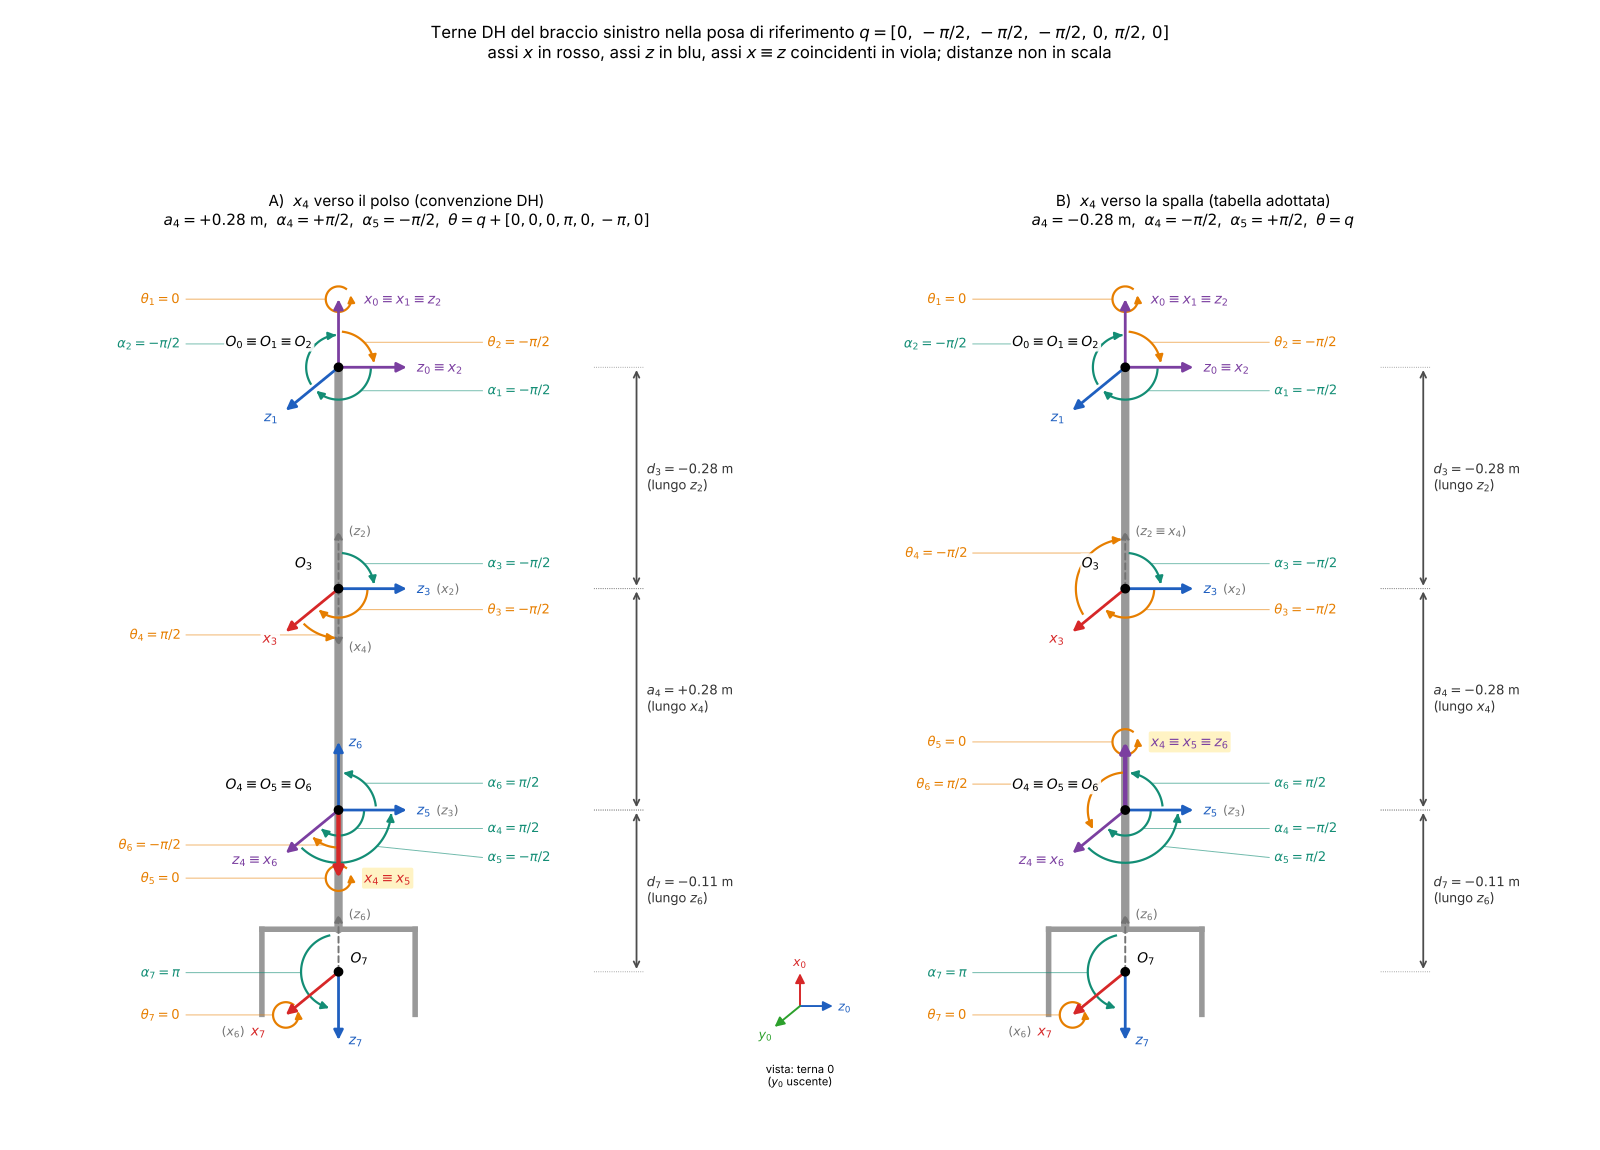

Generate this figure with Python:
"""
Schema delle terne DH del braccio sinistro di Reachy 2 (Homework 1).

Disegna, nella posa di riferimento della Figura 3, le origini O_i e gli assi
x_i e z_i (y_i = z_i x x_i si ricava) per due tabelle DH equivalenti:

  A) x4 verso il polso  (convenzione DH "dal giunto i al giunto i+1")
     a4 = +0.28, alpha4 = +pi/2, alpha5 = -pi/2, theta = q + [0,0,0,pi,0,-pi,0]
  B) x4 verso la spalla (tabella adottata, coerente con il testo)
     a4 = -0.28, alpha4 = -pi/2, alpha5 = +pi/2, theta = q

Le direzioni degli assi NON sono disegnate a mano: sono calcolate con la catena
A_0_1 * ... * A_6_7 a partire dalla tabella DH, quindi lo schema e' esatto.
Le direzioni sono espresse nella terna 0 e disegnate in proiezione obliqua:
    x0 verso l'alto, z0 verso destra, y0 uscente dal foglio (diagonale).
Assi coincidenti sono uniti in un'unica freccia (es. "x0 = x1 = z2").
Le distanze tra le origini non sono in scala (le quote sono riportate a lato).

Sono disegnati anche gli angoli DH con frecce curve:
  theta_i (arancio): attorno a z_{i-1}, da x_{i-1} a x_i, in O'_i = O_{i-1} + d_i z_{i-1}
  alpha_i (verde):   attorno a x_i,     da z_{i-1} a z_i, in O_i
Gli archi seguono il verso reale della rotazione; un angolo nullo e' indicato con
un anello sulla punta dei due assi coincidenti. Gli assi di un'altra terna che
servono per un angolo sono riportati tratteggiati in grigio, tra parentesi.

Uso:  python3 schema_terne_dh.py      (richiede numpy e matplotlib)
Output: schema_terne_dh.png e schema_terne_dh.pdf nella cartella corrente.
"""

import numpy as np
import matplotlib.pyplot as plt
from matplotlib.patches import FancyArrowPatch

PI = np.pi

# --------------------------------------------------------------------------
# Dati
# --------------------------------------------------------------------------
Q_REF = np.array([0, -PI/2, -PI/2, -PI/2, 0, PI/2, 0])   # posa di riferimento (q_DH del testo)

# Tabelle DH: righe (a_i, d_i, alpha_i); theta_i = q_i + offset_i
SCHEMI = [
    dict(
        titolo=r"A)  $x_4$ verso il polso (convenzione DH)",
        sottotitolo=r"$a_4=+0.28$ m,  $\alpha_4=+\pi/2$,  $\alpha_5=-\pi/2$,  "
                    r"$\theta = q + [0,0,0,\pi,0,-\pi,0]$",
        tab=[(0, 0, -PI/2), (0, 0, -PI/2), (0, -0.28, -PI/2), (0.28, 0, PI/2),
             (0, 0, -PI/2), (0, 0, PI/2), (0, -0.11, PI)],
        offset=np.array([0, 0, 0, PI, 0, -PI, 0]),
    ),
    dict(
        titolo=r"B)  $x_4$ verso la spalla (tabella adottata)",
        sottotitolo=r"$a_4=-0.28$ m,  $\alpha_4=-\pi/2$,  $\alpha_5=+\pi/2$,  "
                    r"$\theta = q$",
        tab=[(0, 0, -PI/2), (0, 0, -PI/2), (0, -0.28, -PI/2), (-0.28, 0, -PI/2),
             (0, 0, PI/2), (0, 0, PI/2), (0, -0.11, PI)],
        offset=np.zeros(7),
    ),
]

# --------------------------------------------------------------------------
# Cinematica (terne espresse nella terna 0)
# --------------------------------------------------------------------------
def dh(a, d, theta, alpha):
    ct, st, ca, sa = np.cos(theta), np.sin(theta), np.cos(alpha), np.sin(alpha)
    return np.array([[ct, -st*ca,  st*sa, a*ct],
                     [st,  ct*ca, -ct*sa, a*st],
                     [0,   sa,     ca,    d   ],
                     [0,   0,      0,     1   ]])


def terne(tab, theta):
    T = np.eye(4)
    out = [T.copy()]                      # terna 0
    for (a, d, alpha), th in zip(tab, theta):
        T = T @ dh(a, d, th, alpha)
        out.append(T.copy())
    return out                            # terne 0..7


# --------------------------------------------------------------------------
# Proiezione obliqua: terna 0 -> piano del disegno
#   x0 -> su, z0 -> destra, y0 (uscente) -> diagonale in basso a sinistra
# --------------------------------------------------------------------------
P_X0 = np.array([0.0, 1.0])
P_Y0 = np.array([-0.55, -0.45])
P_Z0 = np.array([1.0, 0.0])


def proietta(v):
    return v[0] * P_X0 + v[1] * P_Y0 + v[2] * P_Z0


# Posizioni delle origini nel disegno (schematiche, non in scala)
Y_SPALLA, Y_GOMITO, Y_POLSO, Y_EE = 0.0, -2.6, -5.2, -7.1

def pos_disegno(p0):
    """Origine nel disegno a partire dalla quota lungo -x0 (in metri)."""
    s = -p0[0]                                     # distanza dalla spalla lungo il braccio
    if s < 1e-6:
        return np.array([0.0, Y_SPALLA])
    if s < 0.28 + 1e-6:
        return np.array([0.0, Y_GOMITO])
    if s < 0.56 + 1e-6:
        return np.array([0.0, Y_POLSO])
    return np.array([0.0, Y_EE])


# --------------------------------------------------------------------------
# Disegno
# --------------------------------------------------------------------------
L = 0.8                      # lunghezza frecce nel disegno
COL = {"x": "#d62728", "z": "#1f5fbf", "mix": "#7b3fa0"}


def freccia(ax, p, v, col, lw=2.0):
    ax.add_patch(FancyArrowPatch(p, p + v, arrowstyle="-|>", mutation_scale=14,
                                 color=col, lw=lw, zorder=4, shrinkA=0, shrinkB=0))


# --------------------------------------------------------------------------
# Angoli theta_i e alpha_i
#   theta_i: attorno a z_{i-1}, da x_{i-1} a x_i, disegnato in O'_i = O_{i-1} + d_i z_{i-1}
#   alpha_i: attorno a x_i,     da z_{i-1} a z_i, disegnato in O_i
# Gli archi sono calcolati in 3D (formula di Rodrigues) e proiettati, quindi
# mostrano il verso reale della rotazione. Un asse di un'altra terna necessario
# per un angolo e' riportato tratteggiato in grigio ("asse fantasma").
# --------------------------------------------------------------------------
COL_TH, COL_AL, COL_GH = "#e67e00", "#138d75", "0.45"

# raggio di ogni arco (diverso per archi che condividono gli stessi assi)
RAGGI = {
    ("a", 1): 0.38, ("t", 2): 0.42, ("a", 2): 0.38,
    ("t", 3): 0.34, ("a", 3): 0.42, ("t", 4): 0.58,
    ("a", 4): 0.30, ("a", 5): 0.62, ("t", 6): 0.44, ("a", 6): 0.44,
    ("a", 7): 0.44,
}
X_COL_DX, X_COL_SX, GAP_ETICH = 1.75, -1.85, 0.34    # colonne delle etichette degli angoli


def rodrigues(k, phi, v):
    k = k / np.linalg.norm(k)
    return v * np.cos(phi) + np.cross(k, v) * np.sin(phi) + k * np.dot(k, v) * (1 - np.cos(phi))


def fmt_ang(phi):
    m = ((int(round(phi / (PI / 2))) + 2) % 4) - 2
    return {0: "0", 1: r"\pi/2", -1: r"-\pi/2", -2: r"\pi"}[m]


def dir2d(v):
    u = proietta(v)
    return u / np.linalg.norm(u)


def arco(ax, p, v_start, k, phi, r, col):
    """Arco orientato da v_start ruotando di phi attorno a k; ritorna il punto medio."""
    ts = np.linspace(0.08, 0.92, 60)
    pts = np.array([p + r * dir2d(rodrigues(k, t * phi, v_start)) for t in ts])
    ax.plot(pts[:-3, 0], pts[:-3, 1], color=col, lw=1.6, zorder=3)
    ax.add_patch(FancyArrowPatch(pts[-5], pts[-1], arrowstyle="-|>", mutation_scale=11,
                                 color=col, lw=1.6, zorder=3, shrinkA=0, shrinkB=0))
    return pts[len(pts) // 2]


def anello(ax, tip, col):
    """Freccia ad anello attorno alla punta di due assi coincidenti (angolo nullo)."""
    r = 0.15
    a = np.linspace(0.3 * PI, 2.1 * PI, 50)
    pts = tip + r * np.c_[np.cos(a), np.sin(a)]
    ax.plot(pts[:-3, 0], pts[:-3, 1], color=col, lw=1.6, zorder=3)
    ax.add_patch(FancyArrowPatch(pts[-5], pts[-1], arrowstyle="-|>", mutation_scale=10,
                                 color=col, lw=1.6, zorder=3, shrinkA=0, shrinkB=0))
    return tip + np.array([-r, 0.0])                # punto di attacco della linea guida (a sinistra)


def piazza_etichette(ax, etichette):
    """Etichette in due colonne ai lati del braccio, distanziate, con linea guida verso l'arco."""
    for lato, x_col, ha in ((1, X_COL_DX, "left"), (-1, X_COL_SX, "right")):
        gruppo = sorted([e for e in etichette if e["lato"] == lato], key=lambda e: -e["pt"][1])
        y_prec = np.inf
        for e in gruppo:
            y = min(e["pt"][1], y_prec - GAP_ETICH)
            y_prec = y
            ax.plot([e["pt"][0], x_col - 0.06 * lato], [e["pt"][1], y], color=e["col"],
                    lw=0.7, alpha=0.6, zorder=2)
            ax.text(x_col, y, e["testo"], color=e["col"], fontsize=9.5, ha=ha, va="center", zorder=6)


def disegna_angoli(ax, T_list, theta, alpha, gruppi, presenti):
    asse = lambda i, k: T_list[i][:3, 0 if k == "x" else 2]
    chiave = lambda P: next(k for k in gruppi if np.linalg.norm(np.array(k) - P) < 1e-6)

    angoli = []                                     # (tipo, i, punto 3D, asse rot., asse partenza, asse arrivo)
    for i in range(1, 8):
        d_i = T_list[i - 1][:3, 2] @ (T_list[i][:3, 3] - T_list[i - 1][:3, 3])
        O_p = T_list[i - 1][:3, 3] + d_i * T_list[i - 1][:3, 2]     # O'_i
        angoli.append(("t", i, O_p, (i - 1, "z"), (i - 1, "x"), (i, "x")))
        angoli.append(("a", i, T_list[i][:3, 3], (i, "x"), (i - 1, "z"), (i, "z")))

    fantasmi = {}                                   # key -> [direzione, etichette]
    for tipo, i, P, k_rot, k_da, k_a in angoli:
        key = chiave(P)
        for (j, kk) in (k_rot, k_da, k_a):
            if j in gruppi[key]:
                continue
            v = asse(j, kk)
            nome = f"{kk}_{j}"
            esistente = next((a for a in presenti[key] if a["v"] @ v > 1 - 1e-6), None)
            if esistente is not None:
                if nome not in esistente["extra"]:
                    esistente["extra"].append(nome)
                continue
            lista = fantasmi.setdefault(key, [])
            g = next((g for g in lista if g[0] @ v > 1 - 1e-6), None)
            if g is None:
                lista.append([v, [nome]])
            elif nome not in g[1]:
                g[1].append(nome)

    # assi fantasma che coincidono con assi disegnati: etichetta grigia accanto a quella dell'asse
    for key, lista in presenti.items():
        for a in lista:
            if a["extra"]:
                destra = a["ha"] == "left"
                ax.annotate("$(" + r" \equiv ".join(a["extra"]) + ")$", xy=(1 if destra else 0, 0.5),
                            xycoords=a["artist"], xytext=(4 if destra else -4, 0),
                            textcoords="offset points", color=COL_GH, fontsize=9,
                            ha="left" if destra else "right", va="center")
    # assi fantasma tratteggiati
    for key, lista in fantasmi.items():
        p = pos_disegno(np.array(key))
        for v, nomi in lista:
            u = dir2d(v)
            ax.add_patch(FancyArrowPatch(p, p + 0.85 * L * u, arrowstyle="-|>", mutation_scale=12,
                                         color=COL_GH, lw=1.4, ls=(0, (3, 2)), zorder=2,
                                         shrinkA=0, shrinkB=0))
            q = p + 0.85 * L * u + (np.array([0.12, 0]) if abs(u[0]) < 0.3 else 0.14 * u)
            ha = "left" if (abs(u[0]) < 0.3 or u[0] > 0) else "right"
            ax.text(*q, "$(" + r" \equiv ".join(nomi) + ")$", color=COL_GH, fontsize=9,
                    ha=ha, va="center", bbox=dict(boxstyle="round,pad=0.1", fc="white", ec="none", alpha=0.9), zorder=6)

    # archi e anelli
    etichette = []
    for tipo, i, P, k_rot, k_da, k_a in angoli:
        p = pos_disegno(P)
        phi = theta[i - 1] if tipo == "t" else alpha[i - 1]
        col = COL_TH if tipo == "t" else COL_AL
        nome = r"\theta" if tipo == "t" else r"\alpha"
        testo = f"${nome}_{i}={fmt_ang(phi)}$"
        if abs(phi) < 1e-9:                          # angolo nullo: anello sulla punta
            tip = p + L * dir2d(asse(*k_a))
            pt = anello(ax, tip, col)
            lato = -1
        else:
            pt = arco(ax, p, asse(*k_da), asse(*k_rot), phi, RAGGI[(tipo, i)], col)
            lato = 1 if pt[0] - p[0] > 0.02 else -1
        etichette.append(dict(pt=pt, lato=lato, testo=testo, col=col))
    piazza_etichette(ax, etichette)


def disegna(ax, schema):
    th = Q_REF + schema["offset"]
    T_list = terne(schema["tab"], th)

    # gruppi di terne con origine coincidente
    gruppi = {}
    for i, T in enumerate(T_list):
        key = tuple(np.round(T[:3, 3], 6))
        gruppi.setdefault(key, []).append(i)

    # braccio
    # pinza: base sopra O7, dita che si estendono sotto, O7 a meta' delle dita
    y_base, y_punta = Y_EE + 0.5, Y_EE - 0.5
    ax.plot([0, 0], [Y_SPALLA, y_base], color="0.6", lw=6, solid_capstyle="round", zorder=1)
    ax.plot([-0.9, 0.9], [y_base, y_base], color="0.6", lw=4, zorder=1)
    ax.plot([-0.9, -0.9], [y_base, y_punta], color="0.6", lw=4, zorder=1)
    ax.plot([0.9, 0.9], [y_base, y_punta], color="0.6", lw=4, zorder=1)

    con_anello = {f"x_{i}" for i in range(1, 8) if abs(th[i - 1]) < 1e-9}
    presenti = {}                                   # frecce disegnate per ogni origine
    for key, idx in gruppi.items():
        p = pos_disegno(np.array(key))
        ax.plot(*p, "o", color="k", ms=6, zorder=5)
        nomi = r" \equiv ".join(f"O_{i}" for i in idx)
        if idx == [7]:                                # O7 tra le dita, a destra del punto
            ax.text(p[0] + 0.14, p[1] + 0.16, f"${nomi}$", fontsize=10, ha="left", va="center", bbox=dict(boxstyle="round,pad=0.1", fc="white", ec="none", alpha=0.9), zorder=6)
        else:
            ax.text(p[0] - 0.3, p[1] + 0.3, f"${nomi}$", fontsize=10, ha="right", va="center", bbox=dict(boxstyle="round,pad=0.1", fc="white", ec="none", alpha=0.9), zorder=6)

        # assi x e z del gruppo, uniti quando coincidono
        assi = []                                   # [direzione (terna 0), etichette, tipi]
        for i in idx:
            for k, nome in ((0, "x"), (2, "z")):
                v = T_list[i][:3, k]
                for a in assi:
                    if np.dot(a[0], v) > 1 - 1e-6:
                        a[1].append(f"{nome}_{i}")
                        a[2].add(nome)
                        break
                else:
                    assi.append([v, [f"{nome}_{i}"], {nome}])

        presenti[key] = []
        for v, etichette, tipi in assi:
            col = COL[tipi.pop()] if len(tipi) == 1 else COL["mix"]
            u = proietta(v)
            u = u / np.linalg.norm(u)
            evidenzia = "x_4" in etichette
            freccia(ax, p, L * u, col, lw=3.2 if evidenzia else 2.0)
            testo = "$" + r" \equiv ".join(etichette) + "$"
            anello_qui = any(e in con_anello for e in etichette)
            if abs(u[0]) < 0.3:                     # freccia verticale: etichetta di lato
                q = p + L * u + np.array([0.3 if anello_qui else 0.12, 0.0])
                ha = "left"
            else:
                q = p + (L + (0.3 if anello_qui else 0.12)) * u
                ha = "left" if u[0] > 0 else "right"
            art = ax.text(*q, testo, color=col, fontsize=10, ha=ha, va="center",
                          fontweight="bold" if evidenzia else "normal",
                          bbox=dict(boxstyle="round,pad=0.15", fc="#fff3c4" if evidenzia else "white",
                                    ec="none", alpha=1 if evidenzia else 0.9), zorder=6)
            presenti[key].append(dict(v=v, q=q, ha=ha, extra=[], artist=art))

    disegna_angoli(ax, T_list, th, [r[2] for r in schema["tab"]], gruppi, presenti)

    # quote (con segno) a lato
    xq = 3.5
    quote = [(Y_SPALLA, Y_GOMITO, r"$d_3=-0.28$ m" + "\n" + r"(lungo $z_2$)"),
             (Y_GOMITO, Y_POLSO, (r"$a_4=+0.28$ m" if schema["tab"][3][0] > 0 else r"$a_4=-0.28$ m")
              + "\n" + r"(lungo $x_4$)"),
             (Y_POLSO, Y_EE, r"$d_7=-0.11$ m" + "\n" + r"(lungo $z_6$)")]
    for y1, y2, testo in quote:
        ax.annotate("", (xq, y2), (xq, y1),
                    arrowprops=dict(arrowstyle="<->", color="0.3", lw=1.3))
        ax.text(xq + 0.12, (y1 + y2) / 2, testo, color="0.2", fontsize=9.5, va="center")
        for y in (y1, y2):
            ax.plot([3.0, xq + 0.08], [y, y], color="0.5", lw=0.6, ls=":")

    ax.set_title(schema["titolo"] + "\n" + schema["sottotitolo"], fontsize=11, pad=10)
    ax.set_xlim(-3.6, 5.2)
    ax.set_ylim(-8.0, 1.5)
    ax.set_aspect("equal")
    ax.axis("off")


def legenda_vista(fig):
    ax = fig.add_axes([0.455, 0.06, 0.09, 0.11])
    o = np.zeros(2)
    for v, nome, c in ((P_X0, "x_0", COL["x"]), (P_Z0, "z_0", COL["z"]), (P_Y0, "y_0", "#2ca02c")):
        u = v / np.linalg.norm(v)
        freccia(ax, o, 0.7 * u, c, lw=1.4)
        ax.text(*(0.95 * u), f"${nome}$", color=c, fontsize=9, ha="center", va="center")
    ax.text(0, -1.2, "vista: terna 0\n($y_0$ uscente)", fontsize=8, ha="center", va="top")
    ax.set_xlim(-1.1, 1.1); ax.set_ylim(-1.6, 1.1); ax.set_aspect("equal"); ax.axis("off")


def main():
    fig, axs = plt.subplots(1, 2, figsize=(16, 11.5))
    for ax, schema in zip(axs, SCHEMI):
        disegna(ax, schema)
    legenda_vista(fig)
    fig.suptitle(r"Terne DH del braccio sinistro nella posa di riferimento "
                 r"$q=[0,\,-\pi/2,\,-\pi/2,\,-\pi/2,\,0,\,\pi/2,\,0]$" "\n"
                 r"assi $x$ in rosso, assi $z$ in blu, assi $x \equiv z$ coincidenti in viola; "
                 r"distanze non in scala",
                 fontsize=12)
    fig.subplots_adjust(left=0.02, right=0.98, top=0.86, bottom=0.02, wspace=0.05)
    fig.savefig("schema_terne_dh.png", dpi=200)
    fig.savefig("schema_terne_dh.pdf")
    print("Salvati schema_terne_dh.png e schema_terne_dh.pdf")


if __name__ == "__main__":
    main()
